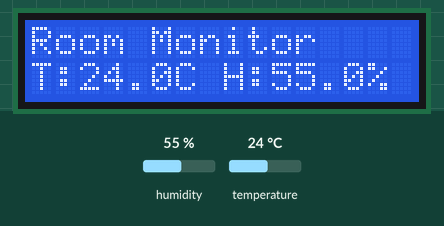
Recording of a program running on a simulated Raspberry Pi Pico running MicroPython. On the bench: 16×2 character LCD. The test bench sets the inputs (shaded band); at power-on: humidity 55 %, temperature 24 °C. Library files of the repository ran but are not shown: pico_i2c_lcd.py; what the program prints to the serial console is not drawn.

Above: at 1.2 s.
1.3 s: humidity set to 22 %
At 3.4 s:
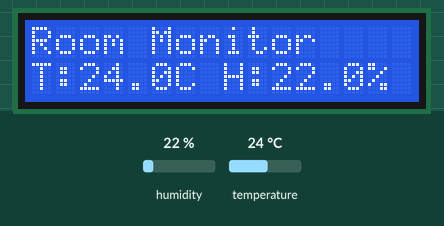
4.0 s: temperature set to 12 °C
At 4.8 s:
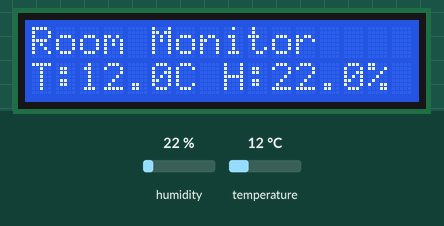
6.7 s: humidity set to 40 %
At 8.8 s:
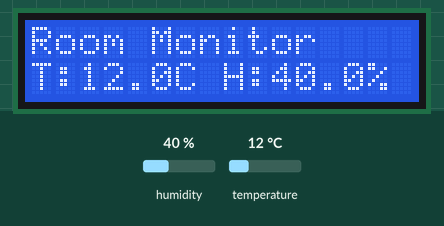
9.6 s: temperature set to 19 °C
At 11.4 s:
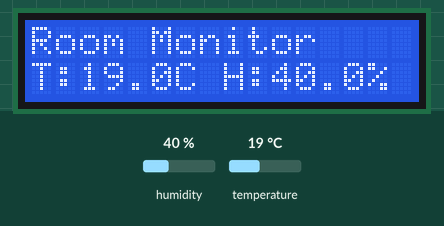
Timing chart, 0 to 12.9 s (numbered marks = the images above; inputs shaded):
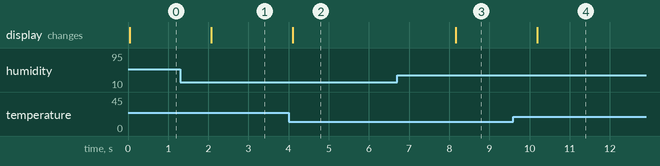

Measured:
- after the input at 1.3 s, the display: changes after 0.77 s (image 1)
- after the input at 4.0 s, the display: changes after 0.10 s (image 2)
- after the input at 6.7 s, the display: changes after 1.5 s (image 3)
- after the input at 9.6 s, the display: changes after 0.59 s (image 4)

The program:

room-temperature-monitor.py
```python
from machine import Pin, I2C
import dht
import utime
from pico_i2c_lcd import I2cLcd  # assuming you have the pico_i2c_lcd library

# --- Setup LCD ---
i2c = I2C(0, scl=Pin(1), sda=Pin(0), freq=400000)
lcd = I2cLcd(i2c, 0x27, 2, 16)  # (I2C, address, rows, cols)

# --- Setup DHT22 sensor ---
dht_sensor = dht.DHT22(Pin(2))  # GP2

lcd.clear()
lcd.putstr("Room Monitor")

while True:
    try:
        dht_sensor.measure()
        temp = dht_sensor.temperature()
        hum = dht_sensor.humidity()

        # Print to console
        print("Temp:", temp, "C   Hum:", hum, "%")

        # Display on LCD
        lcd.move_to(0, 1)  # second line
        lcd.putstr("T:{:.1f}C H:{:.1f}%".format(temp, hum))

    except Exception as e:
        print("Sensor error:", e)

    utime.sleep(2)
```
